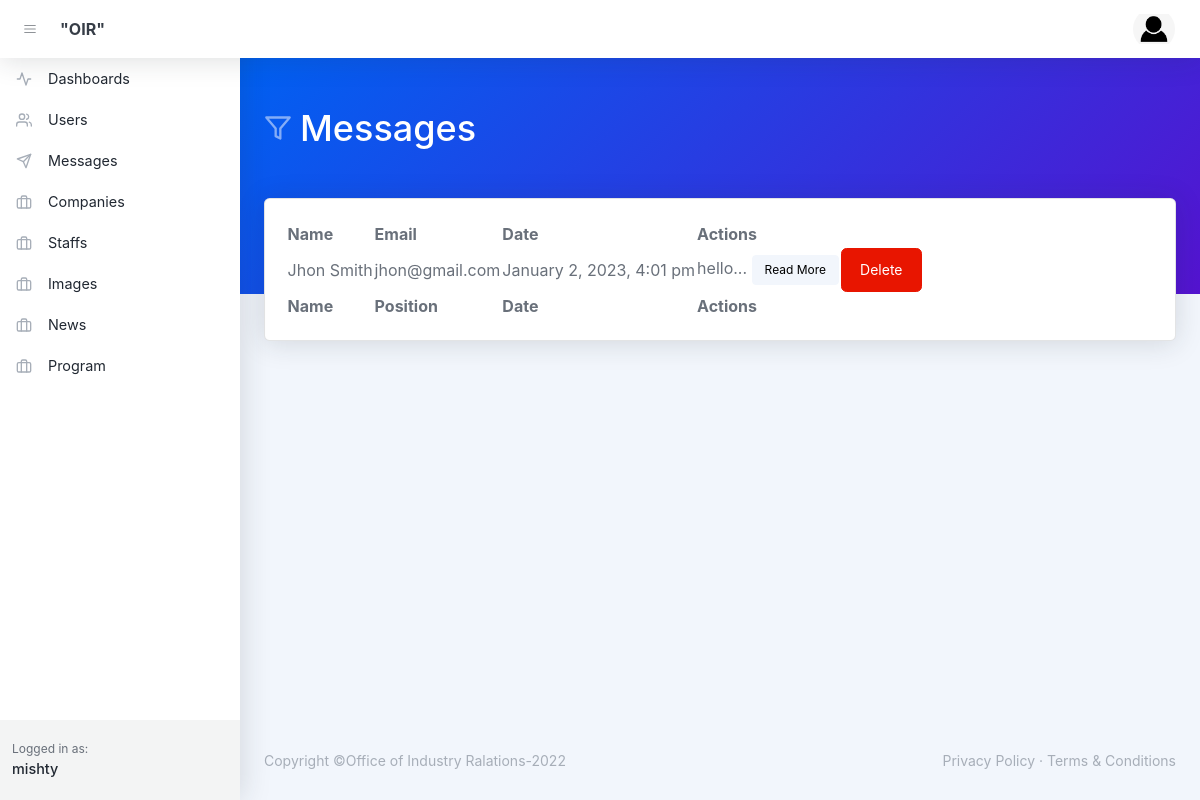
Page /dashboard/messages.php (signed in) on the committed database.
### tables this page shows
CREATE TABLE `messages` (
  `id` int(11) NOT NULL,
  `fullName` varchar(256) NOT NULL,
  `email` varchar(128) NOT NULL,
  `message` text NOT NULL,
  `timestamp` timestamp NOT NULL DEFAULT current_timestamp()
);

### dashboard/messages.php (the view, shortened to what this page needs)
<?php
    include '../php/conn.php';
    $name = "";
    if(isset($_SESSION['user'])){
        $name = $_SESSION['name'];
    }else if (isset($_COOKIE['email'])){
        $email = $_COOKIE['email'];
        $name = $_COOKIE['name'];
        $role = $_COOKIE['role'];
    }else{
        header("Location: ../login.php");
    }
    $sql = "SELECT * FROM messages";
    $result = $mysqli->query($sql);
    $messages = $result->fetch_all(MYSQLI_ASSOC);
    function formatDate($date) {
        return date('F j, Y, g:i a', strtotime($date));
    }
?>
<!DOCTYPE html>
<html lang="en">
    <head>
        <link href="https://cdn.jsdelivr.net/npm/litepicker/dist/css/litepicker.css" rel="stylesheet" />
        <link href="css/styles.css" rel="stylesheet" />
    </head>
    <body class="nav-fixed">
        <nav class="topnav navbar navbar-expand shadow justify-content-between justify-content-sm-start navbar-light bg-white" id="sidenavAccordion">
            <button class="btn btn-icon btn-transparent-dark order-1 order-lg-0 me-2 ms-lg-2 me-lg-0" id="sidebarToggle"><i data-feather="menu"></i></button>
            <a class="navbar-brand pe-3 ps-4 ps-lg-2" href="index.html">"OIR"</a>
            <ul class="navbar-nav align-items-center ms-auto">
                <li class="nav-item dropdown no-caret dropdown-user me-3 me-lg-4">
                    <a class="btn btn-icon btn-transparent-dark dropdown-toggle" id="navbarDropdownUserImage" href="javascript:void(0);" role="button" data-bs-toggle="dropdown" aria-haspopup="true" aria-expanded="false"><img class="img-fluid" src="../images/user.png" /></a>
                </li>
            </ul>
        </nav>
        <div id="layoutSidenav">
            <div id="layoutSidenav_nav">
                <nav class="sidenav shadow-right sidenav-light">
                    <div class="sidenav-menu">
                        <div class="nav accordion" id="accordionSidenav">
                            <a class="nav-link" href="index.php">
                                <div class="nav-link-icon"><i data-feather="activity"></i></div>
                                Dashboards
                            </a>
                            <a class="nav-link" href="users.php">
                                <div class="nav-link-icon"><i data-feather="users"></i></div>
                                Users
                            </a>
                            <a class="nav-link" href="#">
                                <div class="nav-link-icon"><i data-feather="send"></i></div>
                                Messages
                            </a>
                            <a class="nav-link" href="companies.php">
                                <div class="nav-link-icon"><i data-feather="briefcase"></i></div>
                                Companies
                            </a>
                            <a class="nav-link" href="staffs.php">
                                <div class="nav-link-icon"><i data-feather="briefcase"></i></div>
                                Staffs
                            </a>
                            <a class="nav-link" href="gallery.php">
                                <div class="nav-link-icon"><i data-feather="briefcase"></i></div>
                                Images
                            </a>
                            <a class="nav-link" href="news.php">
                                <div class="nav-link-icon"><i data-feather="briefcase"></i></div>
                                News
                            </a>
                            <a class="nav-link" href="program.php">
                                <div class="nav-link-icon"><i data-feather="briefcase"></i></div>
                                Program
                            </a>
                        </div>
                    </div>
                    <div class="sidenav-footer">
                        <div class="sidenav-footer-content">
                            <div class="sidenav-footer-subtitle">Logged in as:</div>
                            <div class="sidenav-footer-title"><?php echo $name; ?></div>
                        </div>
                    </div>
                </nav>
            </div>
            <div id="layoutSidenav_content">
                <main>
                    <header class="page-header page-header-dark bg-gradient-primary-to-secondary pb-10">
                        <div class="container-xl px-4">
                            <div class="page-header-content pt-4">
                                <div class="row align-items-center justify-content-between">
                                    <div class="col-auto mt-4">
                                        <h1 class="page-header-title">
                                            <div class="page-header-icon"><i data-feather="filter"></i></div>
                                            Messages
                                        </h1>
                                    </div>
                                </div>
                            </div>
                        </div>
                    </header>
                    <div class="container-xl px-4 mt-n10">
                        <div class="card mb-4">
                            <div class="card-body">
                                <table id="datatablesSimple">
                                    <thead>
                                        <tr>
                                            <th>Name</th>
                                            <th>Email</th>
                                            <th>Date</th>
                                            <th>Actions</th>
                                        </tr>
                                    </thead>
                                    <tfoot>
                                        <tr>
                                            <th>Name</th>
                                            <th>Position</th>
                                            <th>Date</th>
                                            <th>Actions</th>
                                        </tr>
                                    </tfoot>
                                    <tbody>
                                        <?php
                                            foreach ($messages as $message) {
                                                echo "<tr>";
                                                echo "<td>" . $message['fullName'] . "</td>";
                                                echo "<td>" . $message['email'] . "</td>";
                                                echo "<td>" . formatDate($message['timestamp']) . "</td>";
                                                echo "<td>" . substr($message['message'], 0, 64) . "...
                                                <button type='button' class='btn btn-light btn-sm' data-bs-toggle='modal' data-bs-target='#exampleModal' onClick='setupMessageId(".$message['id'].", \"".$message['fullName']."\");'>
                                                Read More
                                                </button>
                                                <p hidden id='msg".$message['id']."'>".$message['message']."</p>
                                                </td>";
                                                echo "<td><a href='../php/delete-message.php?id=" . $message['id'] . "' class='btn btn-danger'>Delete</a></td>";
                                                echo "</tr>";
                                            }
                                        ?>
                                    </tbody>
                                </table>
                            </div>
                        </div>
                    </div>
                </main>
                <footer class="footer-admin mt-auto footer-light">
                    <div class="container-xl px-4">
                        <div class="row">
                            <div class="col-md-6 small">Copyright &copy;Office of Industry Ralations-2022</div>
                            <div class="col-md-6 text-md-end small">
                                <a href="#!">Privacy Policy</a>
                                &middot;
                                <a href="#!">Terms &amp; Conditions</a>
                            </div>
                        </div>
                    </div>
                </footer>
            </div>
    </body>
</html>

### rows in the picture
messages: fullName "Jhon Smith", email "jhon@gmail.com", timestamp "January 2, 2023, 4:01 pm", message "hello"

### other values in the picture
$name "mishty"
